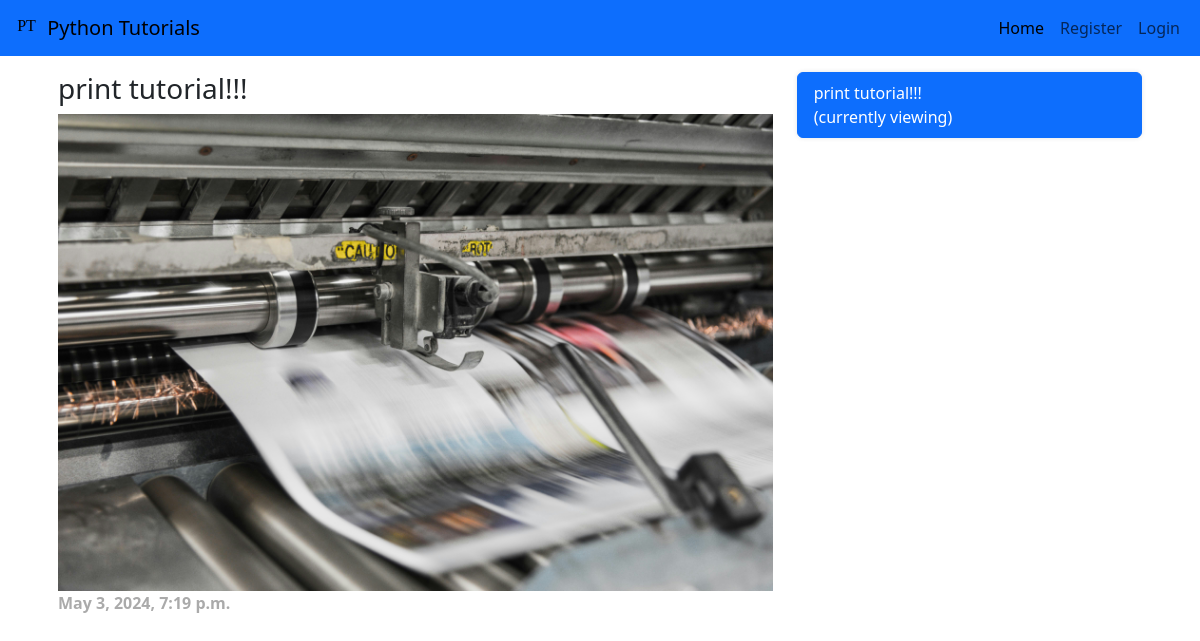
The page /print-tutorial/ on the database its author committed.
### main/models.py (models this page shows, shortened)
class Tutorial(models.Model):
    title = models.CharField(max_length=200)
    content = QuillField()
    published = models.DateTimeField("date published", default=timezone.now())
    series = models.ForeignKey(
        TutorialSeries,
        default=None,
        blank=True,
        null=True,
        verbose_name="Series",
        on_delete=models.SET_NULL,
    )
    slug = models.CharField(max_length=200, default=None, blank=True, null=True)

### main/views.py (the view, shortened to what this page needs)
# urls.py: path("<single_slug>/",views.single_slug, name="single_slug"),
def single_slug(request, single_slug):
    categories = [c.slug for c in TutorialCategory.objects.all()]
    tutorials = [t.slug for t in Tutorial.objects.all()]
    if single_slug in tutorials:
        this_tut = Tutorial.objects.get(slug=single_slug)
        tuts_from_series = Tutorial.objects.filter(
            series__series=this_tut.series
        ).order_by("published")
        this_tut_index = list(tuts_from_series).index(this_tut)
        return render(
            request,
            "main/tutorial.html",
            {
                "tutorial": this_tut,
                "sidebar": tuts_from_series,
                "this_tut_index": this_tut_index,
            },
        )
    error = f"{single_slug} does not correspond to anything."
    return error_page(request, 404, str(error))

### main/models.py (called while the page is built)
    def __str__(self):
        return self.series

### main/templates/main/tutorial.html (shortened to what this page needs)
{% extends 'main/base.html'%}
{% block content %}
{% load static %}
<div class="d-flex">
    <div class="container">
        <div class="row   me-1 ms-1 mt-3 tut">
            <div class="col-md-12 col-lg-8">
                <section class="col">
                    <h3 class="">{{tutorial.title}}</h3>
                    <img src="{% static 'main/img/' %}{{ tutorial.slug }}.jpg" class="tut-img col-12" alt="...">
                    <p id="published">{{tutorial.published}}</p>
                </section>
            </div>
            <div class="col-md-12 col-lg-4">
                <ul class="list-group gap-2">
                    {% for tutorial in sidebar %}
                    {% if forloop.counter0 == this_tut_index %}
                    <li class="card disabled list-group-item active card-active">
                        {{tutorial.title}}<br>(currently viewing)
                    </li>
                    {% endif %}
                    {% endfor %}
                </ul>
            </div>
        </div>
    </div>
</div>
{% endblock %}

### main/static/main/css/styles.css (style rules this page uses)
.card { border-radius: 10px; box-shadow: 0px 0px 5px rgba(0, 0, 0, 0.1); transition: transform 0.3s; overflow: hidden; }
#published { color: rgba(0, 0, 0, 0.333); font-weight: 600; }

### rows shown on the page
Tutorial: title "print tutorial!!!", slug (picture), published "May 3, 2024, 7:19 p.m."
